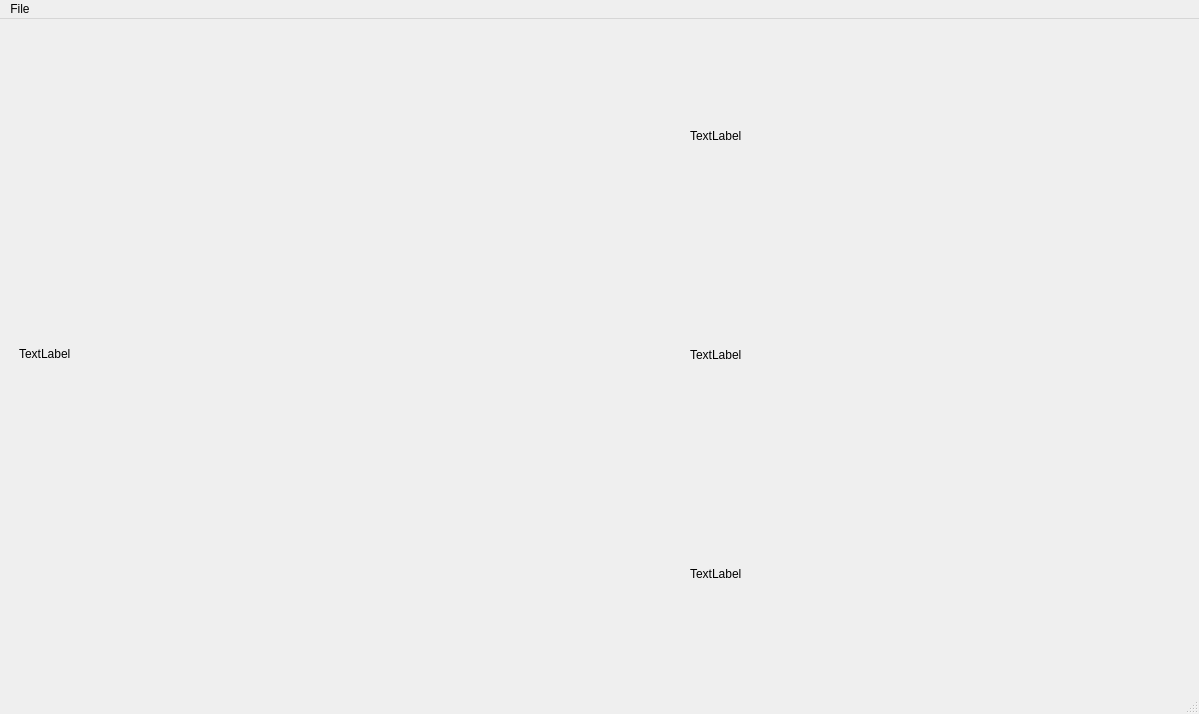
<?xml version="1.0" encoding="UTF-8"?>
<ui version="4.0">
 <class>MainWindow</class>
 <widget class="QMainWindow" name="MainWindow">
  <property name="geometry">
   <rect>
    <x>0</x>
    <y>0</y>
    <width>1199</width>
    <height>714</height>
   </rect>
  </property>
  <property name="windowTitle">
   <string>MainWindow</string>
  </property>
  <widget class="QWidget" name="centralwidget">
   <widget class="QWidget" name="verticalLayoutWidget">
    <property name="geometry">
     <rect>
      <x>690</x>
      <y>10</y>
      <width>491</width>
      <height>651</height>
     </rect>
    </property>
    <layout class="QVBoxLayout" name="histogramsLayout">
     <item>
      <widget class="QLabel" name="histGreen">
       <property name="text">
        <string>TextLabel</string>
       </property>
      </widget>
     </item>
     <item>
      <widget class="QLabel" name="histBlue">
       <property name="text">
        <string>TextLabel</string>
       </property>
      </widget>
     </item>
     <item>
      <widget class="QLabel" name="histRed">
       <property name="text">
        <string>TextLabel</string>
       </property>
      </widget>
     </item>
    </layout>
   </widget>
   <widget class="QWidget" name="verticalLayoutWidget_2">
    <property name="geometry">
     <rect>
      <x>19</x>
      <y>9</y>
      <width>661</width>
      <height>651</height>
     </rect>
    </property>
    <layout class="QVBoxLayout" name="pictureLayout">
     <item>
      <widget class="QLabel" name="image">
       <property name="text">
        <string>TextLabel</string>
       </property>
      </widget>
     </item>
    </layout>
   </widget>
  </widget>
  <widget class="QMenuBar" name="menubar">
   <property name="geometry">
    <rect>
     <x>0</x>
     <y>0</y>
     <width>1199</width>
     <height>22</height>
    </rect>
   </property>
   <widget class="QMenu" name="menuFile">
    <property name="title">
     <string>File</string>
    </property>
    <addaction name="actionOpen"/>
   </widget>
   <addaction name="menuFile"/>
  </widget>
  <widget class="QStatusBar" name="statusbar"/>
  <action name="actionOpen">
   <property name="text">
    <string>Open</string>
   </property>
  </action>
 </widget>
 <resources/>
 <connections/>
</ui>
